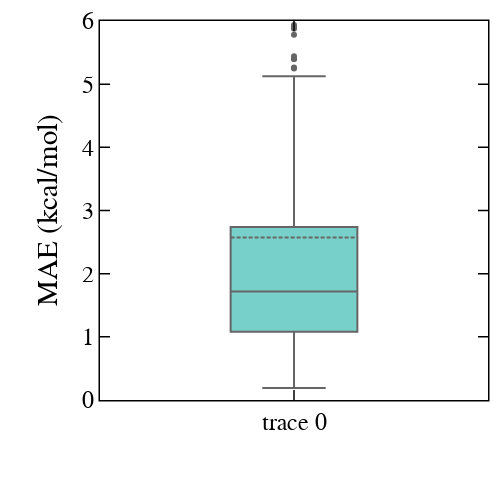

Notebook code for this chart:
### Code cell
data=go.Box(
    y=list(df_org["4.deltaE"].values),
    line_color='black',
    fillcolor='lightseagreen',
    boxpoints='outliers',
    opacity=0.6,
    text=list(mae_dict.keys()),
    boxmean=True,
    # notched=True,
    )
layout = go.Layout()
layout.update(glob_layout)
layout["xaxis"].update({'range': [-0.75, 0.75]})
layout["yaxis"].update({'title': "MAE (kcal/mol)", "range": [0, 6]})
layout.update(width=500, height=500, boxmode='group')
fig = go.Figure(data=data, layout=layout)
iplot(fig)
# fig.write_image("/Users/chenruduan/Dropbox (MIT)/CD-DFARecFull/SI/SI_Figures/BoxErrTop5/F1.pdf")

### Figure 1 — Plotly figure (JSON) as saved in the notebook; plotly's stock layout.template omitted (floating-point values rounded to 4 significant figures; data arrays with more than 128 entries replaced by an {"elided": "..."} marker saying what was removed)
{"data": [{"boxmean": true, "boxpoints": "outliers", "fillcolor": "lightseagreen", "line": {"color": "black"}, "opacity": 0.6, "text": ["dsd-pbeb95-d3bj", "wb97x", "b2gpplyp", "mn15-l_hfx_20", "blyp_hfx_30", "pbe0-dh", "b3lyp", "blyp_hfx_40", "m06-l_hfx_30", "dsd-blyp-d3bj", "b3pw91", "blyp", "m06-l_hfx_40", "blyp_hfx_50", "mn15-l_hfx_30", "m06-l_hfx_20", "blyp_hfx_20", "m06-2x", "pbe_hfx_30", "b3p86", "LRC-wPBEh", "mn15-l_hfx_40", "mn15-l_hfx_50", "mn15-l_hfx_10", "m06-l_hfx_50", "pbe_hfx_40", "pbe0", "dsd-pbep86-d3bj", "pbe_hfx_20", "pbe", "blyp_hfx_10", "tpssh", "tpss", "pbe_hfx_50", "scan_hfx_30", "m06-l_hfx_10", "m06", "scan0", "pbe_hfx_10", "bp86", "scan_hfx_40", "m06-l", "mn15-l", "scan_hfx_20", "scan_hfx_50", "scan_hfx_10", "scan", "mn15"], "type": "box", "y": {"elided": "452 float values"}}], "layout": {"boxmode": "group", "font": {"color": "black", "family": "Helvetica", "size": 24}, "height": 500, "legend": {"orientation": "v"}, "margin": {"b": 100, "l": 100, "r": 10, "t": 10}, "paper_bgcolor": "rgba(255,255,255,100)", "plot_bgcolor": "white", "width": 500, "xaxis": {"color": "black", "linecolor": "black", "linewidth": 1.5, "mirror": "allticks", "range": [-0.75, 0.75], "showgrid": false, "showline": true, "ticklen": 10, "ticks": "inside", "tickwidth": 1.5, "zeroline": false}, "yaxis": {"color": "black", "linecolor": "black", "linewidth": 1.5, "mirror": "allticks", "range": [0, 6], "showgrid": false, "showline": true, "ticklen": 10, "ticks": "inside", "tickwidth": 1.5, "title": {"text": "MAE (kcal/mol)"}, "zeroline": false}}}
